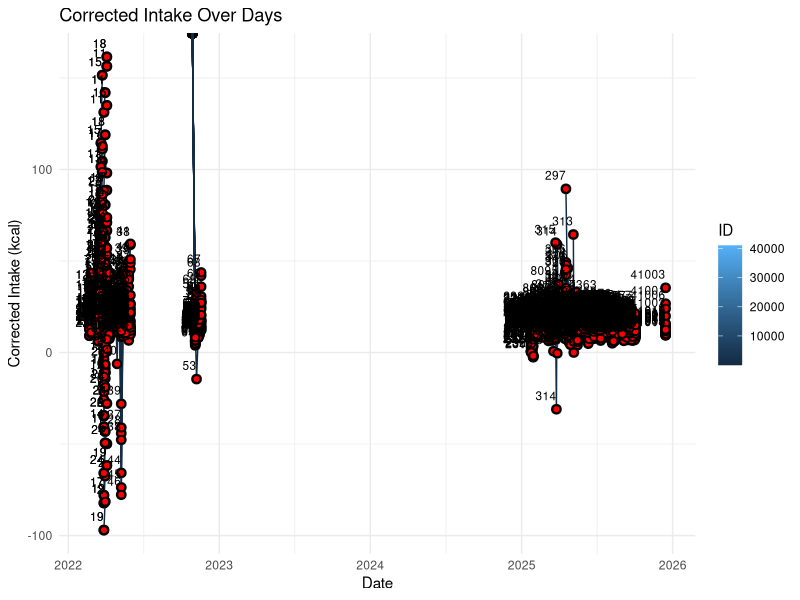

This figure's R source: (Note: this script raises an error after producing the figure.)
# Data analysis of the adiposity index (fat mass/lean mass) of NZO female mice assigned to two diet regimens: 
# "ad lib" or "restricted" after 9-12 weeks on LFD (D12450Ki, Research Diets).

#libraries
library(dplyr) #to use pipe
library(ggplot2) #to graph
library(readr)  



#----FOOD INTAKE----
# My idea is to take the mean of the last 3 days of daily food intake to restrict the animals to ~60% of the obese energy intake
# A complementary idea is to take only the IDs that are assigned to the "restricted" group.

FI_data <- read_csv("../data/FI.csv") %>% 
  filter(COHORT > 6) #Just fisetin mice 
  
fi_plot <- FI_data %>% 
  # filter(ID %in% c(3710, 3725,3708,3729,3724,3723,3728,3714,3727,3721,3722,3720)) %>% 
  ggplot(aes(x = DATE, y = corrected_intake_kcal, group =as.factor(ID))) +
  geom_point(size = 3, alpha = 0.8) +
  geom_line(aes(color = ID)) +  # Add color for better distinction
  stat_summary(
    fun.data = mean_se,
    geom = "pointrange",
    size = 0.5,
    shape = 21,
    color = "black",
    fill = "red",
    position = position_dodge(width = 0.2)  # Mean and SEM as big points
  ) +
  geom_text(aes(label = ID), size = 3, vjust = -1, hjust = 1) + 
  labs(
    title = "Corrected Intake Over Days",
    x = "Date",
    y = "Corrected Intake (kcal)"
  ) +
  theme_minimal() 

fi_plot_gr <- FI_data_ %>% 
  # drop_na() %>% 
  #  filter(ID %in% c(3710, 3725,3708,3729,3724,3723,3728,3714,3727,3721,3722,3720)) %>% 
  filter(DATE > "2025-01-20") %>% 
  ggplot(aes(x = DATE, y = corrected_intake_gr, group =as.factor(ID))) +
  geom_point(size = 3, alpha = 0.8) +
  geom_line(aes(color = as.factor(ID))) +  # Add color for better distinction
  geom_text(aes(label = ID), size = 3, vjust = -1, hjust = 1) + 
  labs(
    title = "Corrected Intake Over Days",
    x = "Date",
    y = "Corrected Intake (gr.)"
  ) +
  theme_minimal() 
fi_plot_gr    

bw <- read_csv("../data/BW.csv") %>% 
  filter(COHORT %in% c(3, 4, 5))
bw

echo_full <- echomri_data %>% 
  filter(COHORT %in% c(3, 4, 5))

echo_full %>% 
  ggplot(aes(Date, Lean/Weight, color = as.factor(ID))) +
  geom_point() +
  geom_line()

###BW NZO MICE####

bw %>% 
 # filter(SEX =="M") %>% 
  filter(DATE > "2025-02-01") %>% 
 filter((ID %in% c(3722,3723,3724,3725,3727,3728,3729))) %>% 
  ggplot(aes(
    DATE, BW, group = ID, color = as.factor(ID)
  )) +
  geom_point() +
  geom_line() #+
  #facet_wrap(~SEX)

####FI NZO MICE####
fi_plot_gr    <- read_csv("../data/FI.csv") %>% 
  filter(COHORT %in% c(3, 4, 5)) %>% 
  filter((ID %in% c(3722,3723,3724,3725,3727,3728,3729))) %>% 
  filter(corrected_intake_gr < 15) %>%  #TYPING MISTAKES
  filter(DATE > "2025-02-01") %>% 
  ggplot(aes(x = DATE, y = corrected_intake_gr, group =as.factor(ID))) +
  geom_point(size = 3, alpha = 0.8) +
  geom_line(aes(color = as.factor(ID))) +  # Add color for better distinction
  geom_text(aes(label = ID), size = 3, vjust = -1, hjust = 1) + 
  labs(
    title = "Corrected Intake Over Days",
    x = "Date",
    y = "Corrected Intake (gr.)"
  ) +
  theme_minimal() +
  facet_wrap(~ID)
fi_plot_gr    



